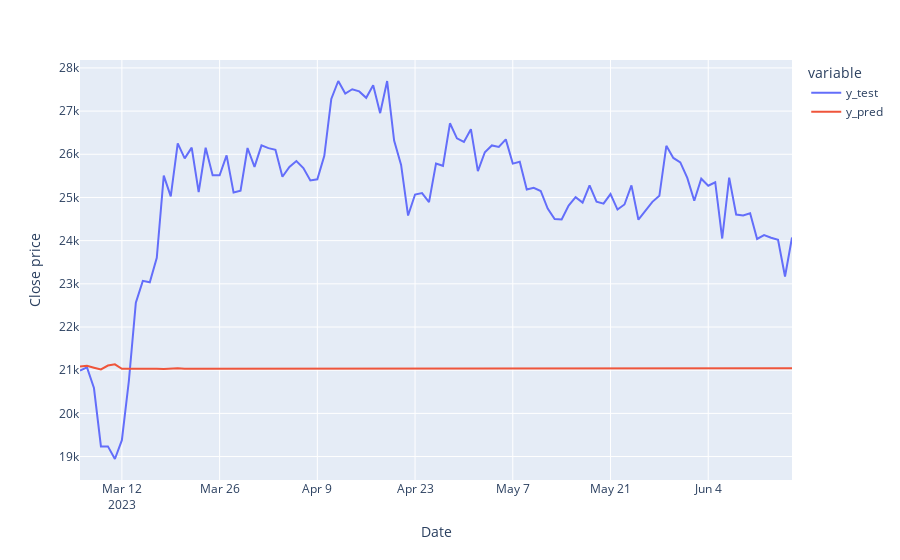

Source (notebook cell):
### Markdown cell above
**Task 2.14:** Create a time series plot for the values in `test_predictions` using plotly express or matplotlib. Be sure that the y-axis is properly labeled as `"Close price"`.

### Code cell
# Using plotly
fig = px.line(df_pred_test, labels={"value": "Close price"})
fig.show()
